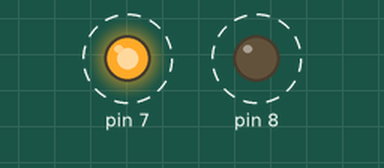
A sketch run on a simulated Arduino Uno, built with avr-gcc and run on an emulated ATmega328P. Shown: output pins drawn as LEDs (lit = HIGH). Dashed ring = blinking.

Above: at 0.05 s.
Timing chart, 0 to 3.0 s (numbered marks = the images above):
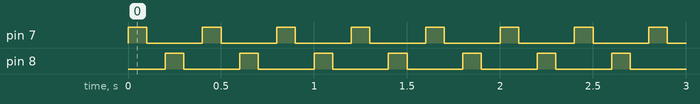

Measured:
- by itself, pin 7, pin 8: alternates HIGH for 0.10 s and LOW for 0.30 s

The sketch:

Blink2.ino
```cpp
void setup() {
  pinMode(7, OUTPUT);
  pinMode(8, OUTPUT);
}

void loop() {
  digitalWrite(7, HIGH);  // turn the LED on (HIGH is the voltage level)
  delay(100);
  digitalWrite(7, LOW);  // turn the LED on (HIGH is the voltage level)
  delay(100);
  digitalWrite(8, HIGH);  // turn the LED on (HIGH is the voltage level)
  delay(100);
  digitalWrite(8, LOW);  // turn the LED on (HIGH is the voltage level)
  delay(100);
  // digitalWrite(7, HIGH);   // turn the LED off by making the voltage LOW
  // digitalWrite(8, HIGH);  // turn the LED on (HIGH is the voltage level)
  // delay(100);
  // digitalWrite(7, LOW);  // turn the LED on (HIGH is the voltage level)
  // digitalWrite(8, LOW);  // turn the LED on (HIGH is the voltage level)
  // delay(100);
}
```
